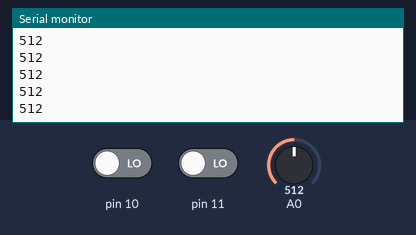
Bench run of a sketch on a simulated Arduino Uno, built with avr-gcc and run on an emulated ATmega328P. Parts: the last lines printed to the serial monitor. Inputs (shaded band) come from the test bench; at power-on: A0 = 512, pin 10 LOW, pin 11 LOW.

Above: at 1.2 s.
1.3 s: A0 set to 716
At 2.2 s:
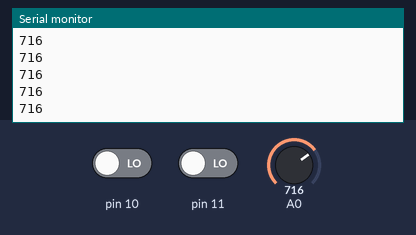
2.8 s: pin 10 driven HIGH
At 3.4 s:
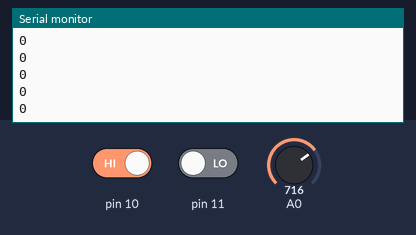
Timing chart, 0 to 5.4 s (numbered marks = the images above; inputs shaded):
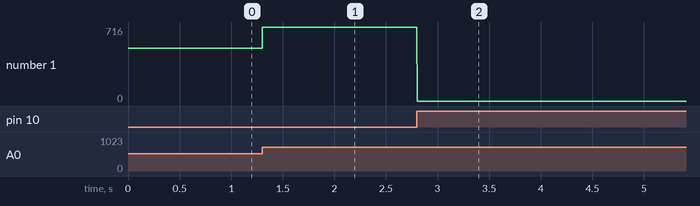

Measured:
- after the input at 1.3 s, the serial monitor: prints a new line at once (image 1)
- after the input at 2.8 s, the serial monitor: prints a new line at once (image 2)
- plotted number 1: 512 → 716 after the input at 1.3 s, 716 → 0 after the input at 2.8 s

The sketch:

send_data_ad8232.ino
```cpp
void setup() {
   Serial.begin(115200);
   pinMode(3, INPUT); // Configuração para detecção de derivações LO +
   pinMode(2, INPUT); // Configuração para detecção de leads off LO -
}

void loop() {

  if((digitalRead(10) == 1)||(digitalRead(11) == 1)){
     Serial.println('0');
  } else {
    // envia o valor da entrada analógica 0:
    Serial.println(analogRead(A0));
  }
  // Espere um pouco para evitar que os dados seriais saturem
  delay(2);
}
```
